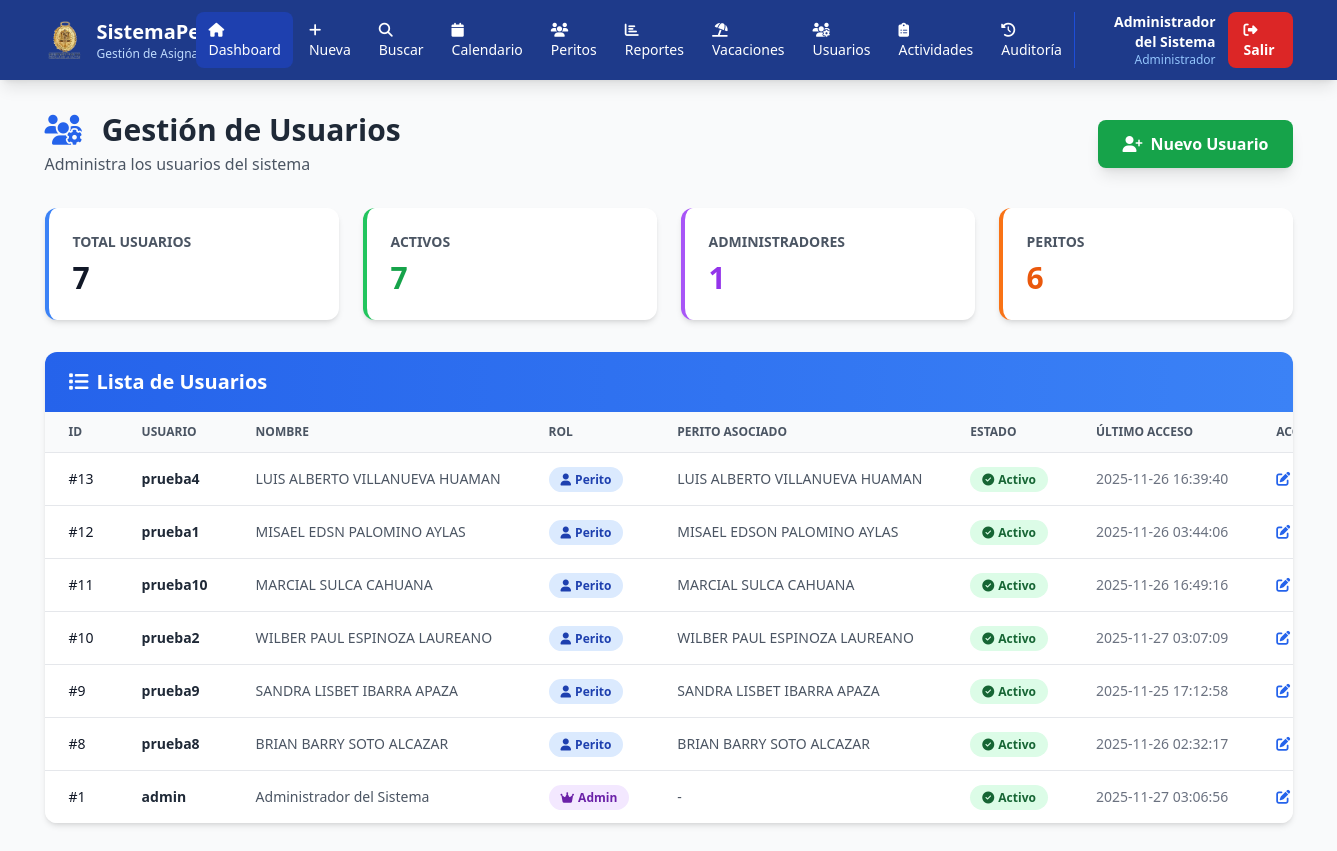
Before: /usuarios (signed in) with the older database file.
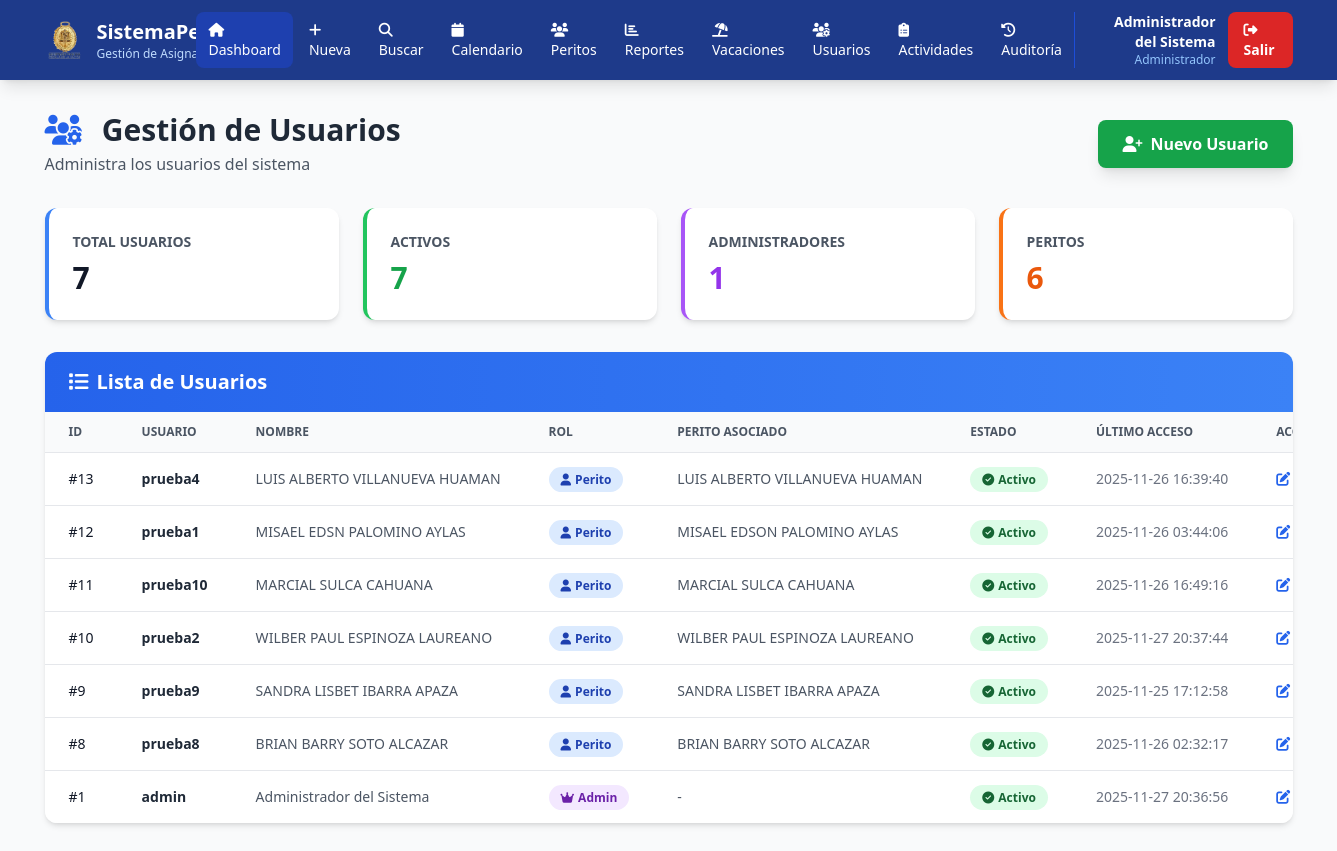
After: the same page with the newer database file.
### tables this page shows
CREATE TABLE usuarios (
            id INTEGER PRIMARY KEY AUTOINCREMENT,
            usuario TEXT UNIQUE NOT NULL,
            password TEXT NOT NULL,
            rol TEXT NOT NULL,
            perito_id INTEGER,
            nombre_completo TEXT,
            email TEXT,
            activo INTEGER DEFAULT 1,
            primer_inicio INTEGER DEFAULT 1,
            fecha_creacion TIMESTAMP DEFAULT CURRENT_TIMESTAMP,
            ultimo_acceso TIMESTAMP,
            FOREIGN KEY (perito_id) REFERENCES peritos(id)
        );

CREATE TABLE peritos (
            id INTEGER PRIMARY KEY AUTOINCREMENT,
            nombre_completo TEXT NOT NULL,
            tipo TEXT NOT NULL,
            estado TEXT DEFAULT 'Activo',
            fecha_creacion TIMESTAMP DEFAULT CURRENT_TIMESTAMP
        );

### app.py (the view)
@app.route('/usuarios')
@admin_required
def gestion_usuarios():
    conn = sqlite3.connect('database.db')
    conn.row_factory = sqlite3.Row
    cursor = conn.cursor()
    cursor.execute('''
        SELECT u.*, p.nombre_completo as perito_nombre
        FROM usuarios u
        LEFT JOIN peritos p ON u.perito_id = p.id
        ORDER BY u.fecha_creacion DESC
    ''')
    usuarios = []
    for row in cursor.fetchall():
        usuarios.append({
            'id': row['id'],
            'usuario': row['usuario'],
            'rol': row['rol'],
            'perito_id': row['perito_id'],
            'perito_nombre': row['perito_nombre'],
            'nombre_completo': row['nombre_completo'],
            'email': row['email'],
            'activo': row['activo'],
            'primer_inicio': row['primer_inicio'],
            'fecha_creacion': row['fecha_creacion'],
            'ultimo_acceso': row['ultimo_acceso']
        })
    cursor.execute('SELECT id, nombre_completo, tipo FROM peritos WHERE estado = "Activo" ORDER BY tipo, nombre_completo')
    peritos = [{'id': row['id'], 'nombre': row['nombre_completo'], 'tipo': row['tipo']} for row in cursor.fetchall()]
    conn.close()
    return render_template('admin/usuarios.html', usuarios=usuarios, peritos=peritos)

### app.py (called while the page is built)
def admin_required(f):
    @wraps(f)
    def decorated_function(*args, **kwargs):
        if 'usuario_id' not in session:
            return redirect(url_for('login'))
        if session.get('rol') != 'admin':
            return redirect(url_for('index'))
        return f(*args, **kwargs)
    return decorated_function

### templates/admin/usuarios.html (shortened to what this page needs)
<!DOCTYPE html>
<html lang="es">
<head>
    <script src="https://cdn.tailwindcss.com"></script>
    <link rel="stylesheet" href="https://cdnjs.cloudflare.com/ajax/libs/font-awesome/6.4.0/css/all.min.css">
</head>
<body class="bg-gray-50">
    <nav class="bg-blue-900 text-white shadow-lg">
        <div class="container mx-auto px-4">
            <div class="flex justify-between items-center py-3">
                <div class="flex items-center space-x-3">
                    <img src="{{ url_for('static', filename='imagenes/logompo.png') }}" alt="Logo" class="w-10 h-10 object-contain">
                    <div class="hidden md:block">
                        <h1 class="text-xl font-bold">SistemaPerito</h1>
                        <p class="text-xs text-blue-200">Gestión de Asignaciones</p>
                    </div>
                </div>
                <div class="flex items-center space-x-1">
                    <a href="/" class="px-3 py-2 bg-blue-800 rounded-lg hover:bg-blue-700 transition text-sm">
                        <i class="fas fa-home mr-1"></i>Dashboard
                    </a>
                    {% if session.rol == 'admin' %}
                    <a href="/nuevo" class="px-3 py-2 rounded-lg hover:bg-blue-800 transition text-sm">
                        <i class="fas fa-plus mr-1"></i>Nueva
                    </a>
                    {% endif %}
                    <a href="/buscar" class="px-3 py-2 rounded-lg hover:bg-blue-800 transition text-sm">
                        <i class="fas fa-search mr-1"></i>Buscar
                    </a>
                    <a href="/calendario" class="px-3 py-2 rounded-lg hover:bg-blue-800 transition text-sm">
                        <i class="fas fa-calendar mr-1"></i>Calendario
                    </a>
                    {% if session.rol == 'admin' %}
                    <a href="/peritos" class="px-3 py-2 rounded-lg hover:bg-blue-800 transition text-sm">
                        <i class="fas fa-users mr-1"></i>Peritos
                    </a>
                    <a href="/reportes" class="px-3 py-2 rounded-lg hover:bg-blue-800 transition text-sm">
                        <i class="fas fa-chart-bar mr-1"></i>Reportes
                    </a>
                    <a href="/vacaciones" class="px-3 py-2 rounded-lg hover:bg-blue-800 transition text-sm">
                        <i class="fas fa-umbrella-beach mr-1"></i>Vacaciones
                    </a>
                    <a href="/usuarios" class="px-3 py-2 rounded-lg hover:bg-blue-800 transition text-sm">
                        <i class="fas fa-users-cog mr-1"></i>Usuarios
                    </a>
                    <a href="/actividades-admin" class="px-3 py-2 rounded-lg hover:bg-blue-800 transition text-sm">
                        <i class="fas fa-clipboard-list mr-1"></i>Actividades
                    </a>
                     <a href="/auditoria" class="px-3 py-2 rounded-lg hover:bg-blue-800 transition text-sm">
                        <i class="fas fa-history mr-1"></i>Auditoría
                    </a>
                    {% endif %}
                </div>
                <div class="flex items-center space-x-3 border-l border-blue-700 pl-4">
                    <div class="text-right hidden md:block">
                        <p class="text-sm font-semibold">{{ session.nombre_completo or session.usuario }}</p>
                        {% if tipo_perito %}
                        <p class="text-xs text-blue-300">Perito {{ tipo_perito }}</p>
                        {% elif session.rol == 'admin' %}
                        <p class="text-xs text-blue-300">Administrador</p>
                        {% endif %}
                    </div>
                    <a href="/logout" class="px-4 py-2 bg-red-600 rounded-lg hover:bg-red-700 transition text-sm font-semibold">
                        <i class="fas fa-sign-out-alt mr-1"></i>Salir
                    </a>
                </div>
            </div>
        </div>
    </nav>
    <div class="container mx-auto px-4 py-8">
        <div class="flex justify-between items-center mb-8">
            <div>
                <h2 class="text-3xl font-bold text-gray-800">
                    <i class="fas fa-users-cog text-blue-600 mr-3"></i>
                    Gestión de Usuarios
                </h2>
                <p class="text-gray-600 mt-1">Administra los usuarios del sistema</p>
            </div>
            <button onclick="mostrarModalNuevo()"
                    class="px-6 py-3 bg-green-600 text-white font-semibold rounded-lg hover:bg-green-700 transition shadow-lg">
                <i class="fas fa-user-plus mr-2"></i>Nuevo Usuario
            </button>
        </div>
        <div class="grid grid-cols-1 md:grid-cols-4 gap-6 mb-8">
            <div class="bg-white rounded-xl shadow-md p-6 border-l-4 border-blue-500">
                <p class="text-sm font-semibold text-gray-600 uppercase">Total Usuarios</p>
                <p class="text-3xl font-bold text-gray-900 mt-2">{{ usuarios|length }}</p>
            </div>
            <div class="bg-white rounded-xl shadow-md p-6 border-l-4 border-green-500">
                <p class="text-sm font-semibold text-gray-600 uppercase">Activos</p>
                <p class="text-3xl font-bold text-green-600 mt-2">{{ usuarios|selectattr('activo', 'equalto', 1)|list|length }}</p>
            </div>
            <div class="bg-white rounded-xl shadow-md p-6 border-l-4 border-purple-500">
                <p class="text-sm font-semibold text-gray-600 uppercase">Administradores</p>
                <p class="text-3xl font-bold text-purple-600 mt-2">{{ usuarios|selectattr('rol', 'equalto', 'admin')|list|length }}</p>
            </div>
            <div class="bg-white rounded-xl shadow-md p-6 border-l-4 border-orange-500">
                <p class="text-sm font-semibold text-gray-600 uppercase">Peritos</p>
                <p class="text-3xl font-bold text-orange-600 mt-2">{{ usuarios|selectattr('rol', 'equalto', 'perito')|list|length }}</p>
            </div>
        </div>
        <div class="bg-white rounded-xl shadow-md overflow-hidden">
            <div class="px-6 py-4 bg-gradient-to-r from-blue-600 to-blue-500">
                <h3 class="text-xl font-bold text-white">
                    <i class="fas fa-list mr-2"></i>Lista de Usuarios
                </h3>
            </div>
            <div class="overflow-x-auto">
                <table class="min-w-full divide-y divide-gray-200">
                    <thead class="bg-gray-50">
                        <tr>
                            <th class="px-6 py-3 text-left text-xs font-semibold text-gray-600 uppercase">ID</th>
                            <th class="px-6 py-3 text-left text-xs font-semibold text-gray-600 uppercase">Usuario</th>
                            <th class="px-6 py-3 text-left text-xs font-semibold text-gray-600 uppercase">Nombre</th>
                            <th class="px-6 py-3 text-left text-xs font-semibold text-gray-600 uppercase">Rol</th>
                            <th class="px-6 py-3 text-left text-xs font-semibold text-gray-600 uppercase">Perito Asociado</th>
                            <th class="px-6 py-3 text-left text-xs font-semibold text-gray-600 uppercase">Estado</th>
                            <th class="px-6 py-3 text-left text-xs font-semibold text-gray-600 uppercase">Último Acceso</th>
                            <th class="px-6 py-3 text-left text-xs font-semibold text-gray-600 uppercase">Acciones</th>
                        </tr>
                    </thead>
                    <tbody class="bg-white divide-y divide-gray-200">
                        {% for user in usuarios %}
                        <tr class="hover:bg-gray-50">
                            <td class="px-6 py-4 whitespace-nowrap text-sm font-medium text-gray-900">#{{ user.id }}</td>
                            <td class="px-6 py-4 whitespace-nowrap text-sm font-semibold text-gray-800">{{ user.usuario }}</td>
                            <td class="px-6 py-4 whitespace-nowrap text-sm text-gray-600">{{ user.nombre_completo or '-' }}</td>
                            <td class="px-6 py-4 whitespace-nowrap text-sm">
                                {% if user.rol == 'admin' %}
                                <span class="px-3 py-1 bg-purple-100 text-purple-800 rounded-full text-xs font-semibold">
                                    <i class="fas fa-crown mr-1"></i>Admin
                                </span>
                                {% else %}
                                <span class="px-3 py-1 bg-blue-100 text-blue-800 rounded-full text-xs font-semibold">
                                    <i class="fas fa-user mr-1"></i>Perito
                                </span>
                                {% endif %}
                            </td>
                            <td class="px-6 py-4 whitespace-nowrap text-sm text-gray-600">
                                {{ user.perito_nombre or '-' }}
                            </td>
                            <td class="px-6 py-4 whitespace-nowrap text-sm">
                                {% if user.activo %}
                                <span class="px-3 py-1 bg-green-100 text-green-800 rounded-full text-xs font-semibold">
                                    <i class="fas fa-check-circle mr-1"></i>Activo
                                </span>
                                {% else %}
                                <span class="px-3 py-1 bg-red-100 text-red-800 rounded-full text-xs font-semibold">
                                    <i class="fas fa-times-circle mr-1"></i>Inactivo
                                </span>
                                {% endif %}
                            </td>
                            <td class="px-6 py-4 whitespace-nowrap text-sm text-gray-500">
                                {{ user.ultimo_acceso or 'Nunca' }}
                            </td>
                            <td class="px-6 py-4 whitespace-nowrap text-sm space-x-2">
                                <button onclick="editarUsuario({{ user.id }}, '{{ user.usuario }}', '{{ user.nombre_completo }}', '{{ user.email }}', '{{ user.rol }}', {{ user.perito_id or 'null' }}, {{ user.activo }})"
                                        class="text-blue-600 hover:text-blue-800" title="Editar">
                                    <i class="fas fa-edit"></i>
                                </button>
                            </td>
                        </tr>
                        {% endfor %}
                    </tbody>
                </table>
            </div>
        </div>
    </div>
</body>
</html>

Changed rows visible on the page:
changed usuarios "admin": ultimo_acceso "2025-11-27 03:06:56" → "2025-11-27 20:36:56"
changed usuarios "prueba2": ultimo_acceso "2025-11-27 03:07:09" → "2025-11-27 20:37:44"
